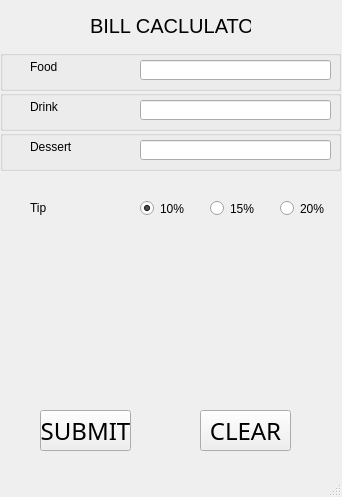
<?xml version="1.0" encoding="UTF-8"?>
<ui version="4.0">
 <class>mainWindow</class>
 <widget class="QMainWindow" name="mainWindow">
  <property name="enabled">
   <bool>true</bool>
  </property>
  <property name="geometry">
   <rect>
    <x>0</x>
    <y>0</y>
    <width>342</width>
    <height>497</height>
   </rect>
  </property>
  <property name="windowTitle">
   <string>Test 10</string>
  </property>
  <property name="autoFillBackground">
   <bool>false</bool>
  </property>
  <property name="styleSheet">
   <string notr="true"/>
  </property>
  <widget class="QWidget" name="centralwidget">
   <widget class="QLabel" name="labelTitle">
    <property name="geometry">
     <rect>
      <x>90</x>
      <y>10</y>
      <width>161</width>
      <height>31</height>
     </rect>
    </property>
    <property name="font">
     <font>
      <family>Segoe UI</family>
      <pointsize>15</pointsize>
     </font>
    </property>
    <property name="text">
     <string>BILL CACLULATOR</string>
    </property>
   </widget>
   <widget class="QGroupBox" name="b">
    <property name="geometry">
     <rect>
      <x>0</x>
      <y>50</y>
      <width>341</width>
      <height>41</height>
     </rect>
    </property>
    <property name="title">
     <string/>
    </property>
    <property name="flat">
     <bool>false</bool>
    </property>
    <widget class="QLabel" name="labelFood">
     <property name="geometry">
      <rect>
       <x>30</x>
       <y>10</y>
       <width>47</width>
       <height>13</height>
      </rect>
     </property>
     <property name="text">
      <string>Food</string>
     </property>
    </widget>
    <widget class="QLineEdit" name="inputFood">
     <property name="geometry">
      <rect>
       <x>140</x>
       <y>10</y>
       <width>191</width>
       <height>20</height>
      </rect>
     </property>
     <property name="text">
      <string/>
     </property>
     <property name="alignment">
      <set>Qt::AlignRight|Qt::AlignTrailing|Qt::AlignVCenter</set>
     </property>
    </widget>
   </widget>
   <widget class="QGroupBox" name="b_2">
    <property name="geometry">
     <rect>
      <x>0</x>
      <y>90</y>
      <width>341</width>
      <height>41</height>
     </rect>
    </property>
    <property name="styleSheet">
     <string notr="true"/>
    </property>
    <property name="title">
     <string/>
    </property>
    <property name="flat">
     <bool>false</bool>
    </property>
    <widget class="QLabel" name="labelDrink">
     <property name="geometry">
      <rect>
       <x>30</x>
       <y>10</y>
       <width>47</width>
       <height>13</height>
      </rect>
     </property>
     <property name="text">
      <string>Drink</string>
     </property>
    </widget>
    <widget class="QLineEdit" name="inputDrink">
     <property name="geometry">
      <rect>
       <x>140</x>
       <y>10</y>
       <width>191</width>
       <height>20</height>
      </rect>
     </property>
     <property name="styleSheet">
      <string notr="true">border-color: rgba(210, 0, 129, 255)</string>
     </property>
     <property name="text">
      <string/>
     </property>
     <property name="alignment">
      <set>Qt::AlignRight|Qt::AlignTrailing|Qt::AlignVCenter</set>
     </property>
    </widget>
   </widget>
   <widget class="QGroupBox" name="b_3">
    <property name="geometry">
     <rect>
      <x>0</x>
      <y>130</y>
      <width>341</width>
      <height>41</height>
     </rect>
    </property>
    <property name="title">
     <string/>
    </property>
    <property name="flat">
     <bool>false</bool>
    </property>
    <widget class="QLabel" name="labelDessert">
     <property name="geometry">
      <rect>
       <x>30</x>
       <y>10</y>
       <width>47</width>
       <height>13</height>
      </rect>
     </property>
     <property name="text">
      <string>Dessert</string>
     </property>
    </widget>
    <widget class="QLineEdit" name="inputDessert">
     <property name="geometry">
      <rect>
       <x>140</x>
       <y>10</y>
       <width>191</width>
       <height>20</height>
      </rect>
     </property>
     <property name="text">
      <string/>
     </property>
     <property name="alignment">
      <set>Qt::AlignRight|Qt::AlignTrailing|Qt::AlignVCenter</set>
     </property>
    </widget>
   </widget>
   <widget class="QGroupBox" name="groupBox">
    <property name="geometry">
     <rect>
      <x>0</x>
      <y>180</y>
      <width>341</width>
      <height>61</height>
     </rect>
    </property>
    <property name="styleSheet">
     <string notr="true">border:none</string>
    </property>
    <property name="title">
     <string/>
    </property>
    <widget class="QRadioButton" name="radio20">
     <property name="geometry">
      <rect>
       <x>280</x>
       <y>20</y>
       <width>51</width>
       <height>17</height>
      </rect>
     </property>
     <property name="text">
      <string>20%</string>
     </property>
     <attribute name="buttonGroup">
      <string notr="true">buttonGroup</string>
     </attribute>
    </widget>
    <widget class="QRadioButton" name="radio15">
     <property name="geometry">
      <rect>
       <x>210</x>
       <y>20</y>
       <width>51</width>
       <height>17</height>
      </rect>
     </property>
     <property name="text">
      <string>15%</string>
     </property>
     <attribute name="buttonGroup">
      <string notr="true">buttonGroup</string>
     </attribute>
    </widget>
    <widget class="QRadioButton" name="radio10">
     <property name="geometry">
      <rect>
       <x>140</x>
       <y>20</y>
       <width>51</width>
       <height>17</height>
      </rect>
     </property>
     <property name="font">
      <font>
       <family>MS Shell Dlg 2</family>
      </font>
     </property>
     <property name="text">
      <string>10%</string>
     </property>
     <property name="checked">
      <bool>true</bool>
     </property>
     <attribute name="buttonGroup">
      <string notr="true">buttonGroup</string>
     </attribute>
    </widget>
    <widget class="QLabel" name="labelTip">
     <property name="geometry">
      <rect>
       <x>30</x>
       <y>20</y>
       <width>47</width>
       <height>16</height>
      </rect>
     </property>
     <property name="text">
      <string>Tip</string>
     </property>
    </widget>
   </widget>
   <widget class="QPushButton" name="buttonSubmit">
    <property name="geometry">
     <rect>
      <x>40</x>
      <y>410</y>
      <width>91</width>
      <height>41</height>
     </rect>
    </property>
    <property name="font">
     <font>
      <family>MS Gothic</family>
      <pointsize>18</pointsize>
     </font>
    </property>
    <property name="text">
     <string>SUBMIT</string>
    </property>
   </widget>
   <widget class="QPushButton" name="buttonClear">
    <property name="geometry">
     <rect>
      <x>200</x>
      <y>410</y>
      <width>91</width>
      <height>41</height>
     </rect>
    </property>
    <property name="font">
     <font>
      <family>MS Gothic</family>
      <pointsize>18</pointsize>
     </font>
    </property>
    <property name="text">
     <string>CLEAR</string>
    </property>
   </widget>
   <widget class="QLabel" name="labelOutput">
    <property name="geometry">
     <rect>
      <x>0</x>
      <y>240</y>
      <width>341</width>
      <height>171</height>
     </rect>
    </property>
    <property name="font">
     <font>
      <family>Segoe UI</family>
      <pointsize>12</pointsize>
     </font>
    </property>
    <property name="text">
     <string/>
    </property>
    <property name="alignment">
     <set>Qt::AlignCenter</set>
    </property>
    <property name="wordWrap">
     <bool>true</bool>
    </property>
    <property name="margin">
     <number>0</number>
    </property>
   </widget>
  </widget>
  <widget class="QMenuBar" name="menubar">
   <property name="geometry">
    <rect>
     <x>0</x>
     <y>0</y>
     <width>342</width>
     <height>21</height>
    </rect>
   </property>
  </widget>
  <widget class="QStatusBar" name="statusbar"/>
 </widget>
 <resources/>
 <connections/>
 <buttongroups>
  <buttongroup name="buttonGroup"/>
 </buttongroups>
</ui>
